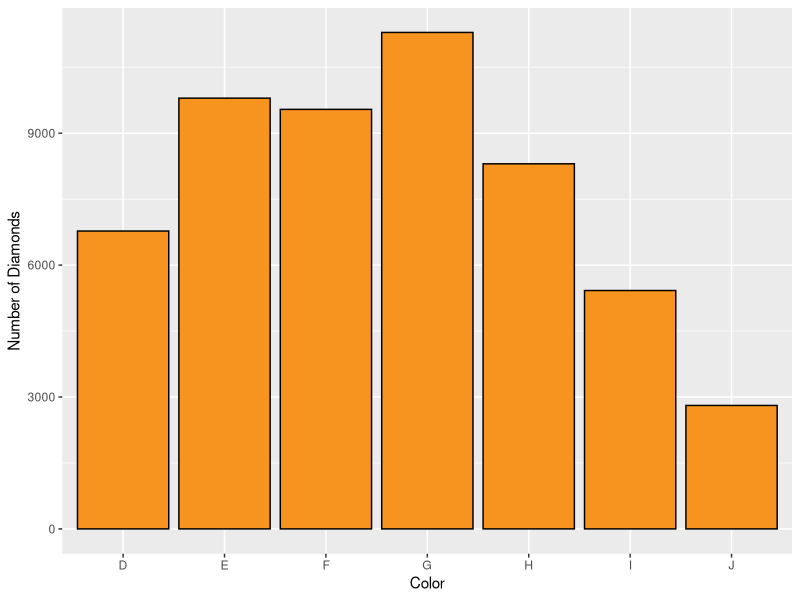
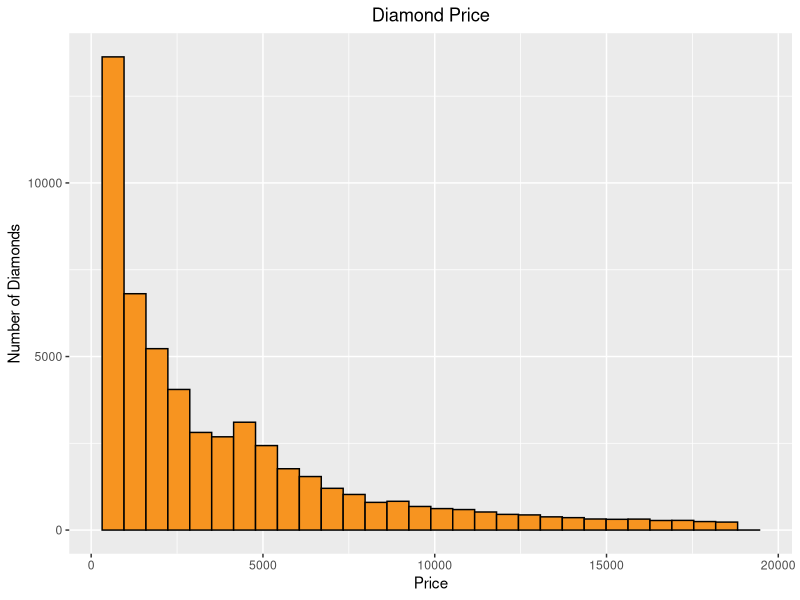

Write R code to recreate these figures, in order.
## ---- chunk 1

library(ggplot2)
data(diamonds)
names(diamonds)
## ---- chunk 2
summary(diamonds)
## ---- chunk 3
qplot(data = diamonds, x = color, color = I('black'), fill = I('#F79420'),
      xlab = 'Color', ylab = 'Number of Diamonds')
## ---- chunk 4
qplot(data = diamonds, x = price, color = I('black'), fill = I('#F79420'), 
      xlab = 'Price', ylab = 'Number of Diamonds')  +
  ggtitle('Diamond Price') + 
  theme(plot.title = element_text(hjust = 0.5))
## ---- chunk 5
summary(diamonds$price)
